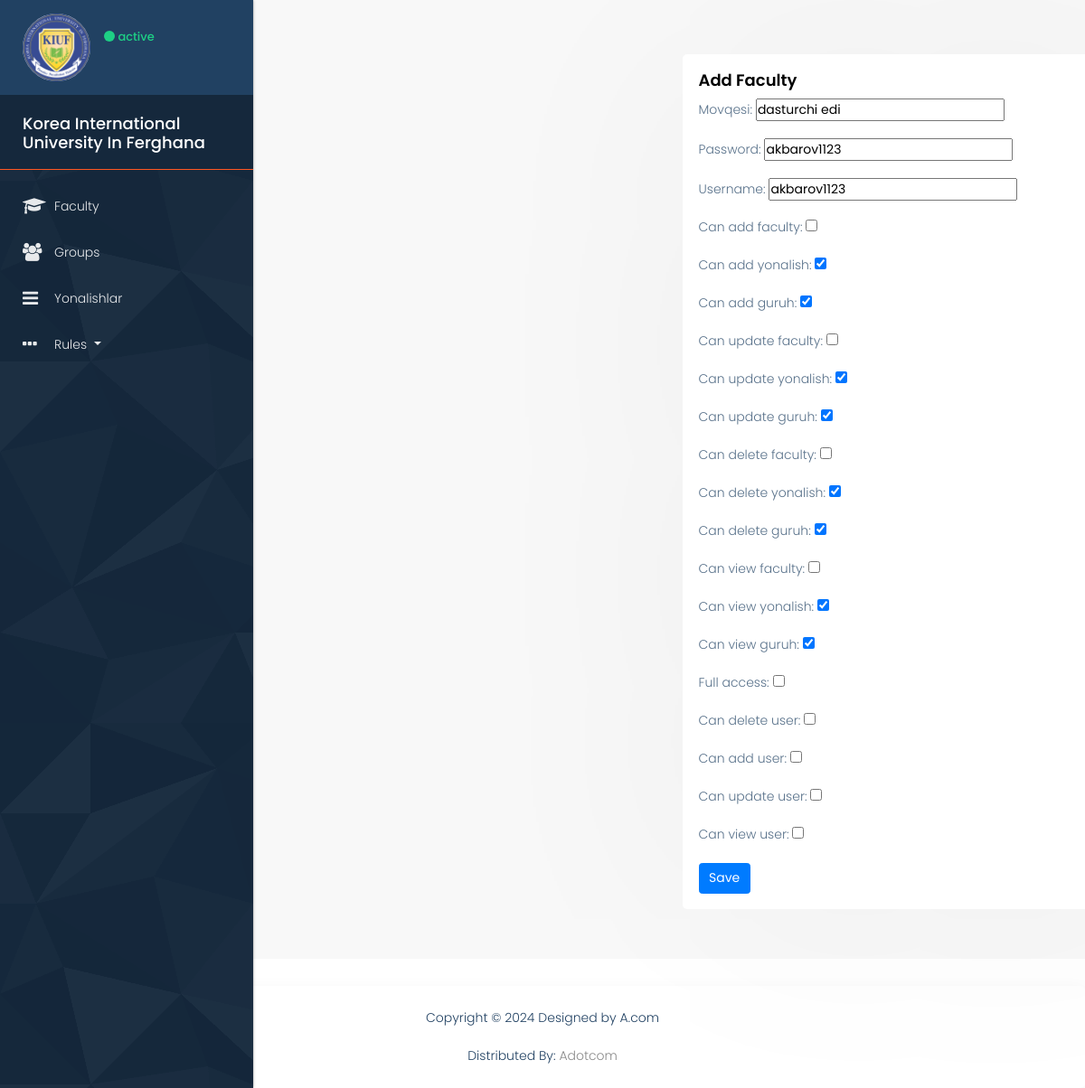
Screenshot of /userupdate/21/ (signed in) with the database file from the repository.
### user/models.py (models this page shows, shortened)
class UserRules(models.Model):
    org = models.ForeignKey('Organization', on_delete=models.CASCADE, null=True, blank=True)
    movqesi = models.CharField(max_length=100)
    password = models.CharField(max_length=100, null=True, blank=True)
    user = models.OneToOneField(User, on_delete=models.CASCADE)
    username = models.CharField(max_length=100, null=True, blank=True)
    created_at = models.DateTimeField(auto_now_add=True)
    can_add_faculty = models.BooleanField(default=False)
    can_add_yonalish = models.BooleanField(default=False)
    can_add_guruh = models.BooleanField(default=False)
    can_update_faculty = models.BooleanField(default=False)
    can_update_yonalish = models.BooleanField(default=False)
    can_update_guruh = models.BooleanField(default=False)
    can_delete_faculty = models.BooleanField(default=False)
    can_delete_yonalish = models.BooleanField(default=False)
    can_delete_guruh = models.BooleanField(default=False)
    can_view_faculty = models.BooleanField(default=False)
    can_view_yonalish = models.BooleanField(default=False)
    can_view_guruh = models.BooleanField(default=False)
    full_access = models.BooleanField(default=False)
    can_delete_user = models.BooleanField(default=False)
    can_add_user = models.BooleanField(default=False)
    can_update_user = models.BooleanField(default=False)
    can_view_user = models.BooleanField(default=False)
    class Meta:
        verbose_name_plural = 'Foydalanuvchilar'

### user/views.py (the view, shortened to what this page needs)
# urls.py: path('userupdate/<int:pk>/', user_update, name='userupdate'),
@login_required(login_url='login')
def user_update(request, pk):
    if request.user.user_permissions.filter(codename='change_user').exists():
        global user
        user = User.objects.get(id=pk)
        if Organization.objects.filter(user=request.user).exists():
            user_rule = UserRules.objects.get(user=user)
            form = UserRuleUpdate(instance=user_rule)
            context = {'form': form}
            return render(request, 'baseapp/user_form.html', context)
        else:
            messages.error(request, 'You do not have permission to update user')
            return redirect('userlist')
    messages.error(request, 'You do not have permission to update user')
    return redirect('userlist')

### user/forms.py
class UserRuleUpdate(forms.ModelForm):
    class Meta:
        model = UserRules
        fields = '__all__'
        exclude = ['user', 'org']

### templates/baseapp/user_form.html (shortened to what this page needs)
{% extends  'layouts/formsbase.html' %}
{% load static %}
{% block content %}
<div class="col-12 grid-margin" style="padding-left: 450px">
    <div class="card" style="width: 40rem;">
        <div class="card-body">
            <h4 class="card-title
                     ">Add Faculty</h4>
            <form action="" method="post">
                <div class="form-group">
                    {{ form.as_p }}
                </div>
                <button type="submit" class="btn btn-primary mr-2">Save</button>
            </form>
        </div>
    </div>
</div>
{% endblock %}

### assets/style.css (style rules this page uses)
* { margin: 0; padding: 0; outline: none !important; }
html, body { color: #898989; font-size: 14px; font-family: 'Poppins', sans-serif; line-height: normal; font-weight: 300; overflow-x: hidden !important; }
h1, h2, h3, h4, h5, h6 { letter-spacing: 0; font-weight: normal; position: relative; padding: 0; font-weight: normal; line-height: normal; color: #1f1f1f; margin: 0 }
h4 { font-size: 16px }
a, .btn { text-decoration: none !important; outline: none !important; -webkit-transition: all .3s ease-in-out; -moz-transition: all .3s ease-in-out; -ms-transition: all .3s ease-in-out; -o-transition: all .3s ease-in-out; transition: all .3s ease-in-out; }
h4 { font-size: 18px; color: #000; line-height: 21px; font-weight: 600; text-transform: none; margin-bottom: 15px; }
p { color: #58718a; font-size: 14px; line-height: 21px; }
button, input, select, textarea, option { font-family: 'Poppins', sans-serif; }
.btn { font-size: 14px; }
.card { border: none; box-shadow: 0 0 300px rgba(0, 0, 0, 0.05); border-radius: 5px; overflow: hidden; background: #fff; margin: 0 0 30px; }

### rows the page displays
UserRules: movqesi "dasturchi edi", password "akbarov1123", username "akbarov1123", can_add_yonalish "☑", can_add_guruh "☑", can_update_yonalish "☑", can_update_guruh "☑", can_delete_yonalish "☑", can_delete_guruh "☑", can_view_yonalish "☑", can_view_guruh "☑"
